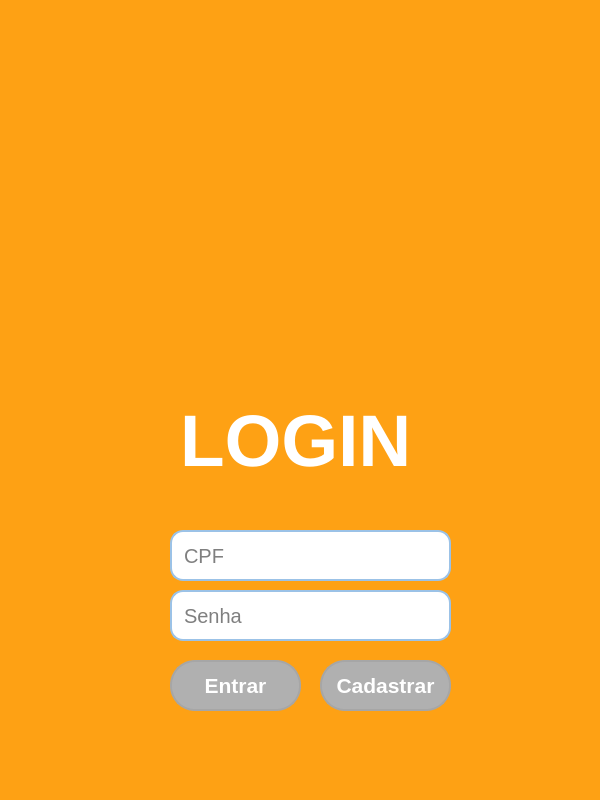
<?xml version="1.0" encoding="UTF-8"?>
<ui version="4.0">
 <class>MainWindow</class>
 <widget class="QMainWindow" name="MainWindow">
  <property name="geometry">
   <rect>
    <x>0</x>
    <y>0</y>
    <width>600</width>
    <height>800</height>
   </rect>
  </property>
  <property name="minimumSize">
   <size>
    <width>600</width>
    <height>800</height>
   </size>
  </property>
  <property name="windowTitle">
   <string>MainWindow</string>
  </property>
  <property name="styleSheet">
   <string notr="true">background-color: rgb(254, 161, 20);</string>
  </property>
  <widget class="QWidget" name="centralwidget">
   <widget class="QPushButton" name="pushButton">
    <property name="geometry">
     <rect>
      <x>320</x>
      <y>660</y>
      <width>131</width>
      <height>51</height>
     </rect>
    </property>
    <property name="font">
     <font>
      <pointsize>16</pointsize>
      <weight>75</weight>
      <bold>true</bold>
     </font>
    </property>
    <property name="styleSheet">
     <string notr="true">QPushButton {	
	color: rgb(255, 255, 255);
	background-color: rgb(176, 176, 176);
	border: 2px solid rgb(166, 166, 166); 
	border-radius: 25px;
}

QPushButton:hover {
	background-color: rgb(166, 166, 166);
	border: 2px solid rgb(138, 138, 138); 
}

QPushButton:pressed {
	background-color: rgb(250, 230, 0);
	border: 2px solid rgb(255, 165, 24); 
}</string>
    </property>
    <property name="text">
     <string>Cadastrar</string>
    </property>
   </widget>
   <widget class="QLineEdit" name="lineEdit">
    <property name="geometry">
     <rect>
      <x>170</x>
      <y>530</y>
      <width>281</width>
      <height>51</height>
     </rect>
    </property>
    <property name="font">
     <font>
      <pointsize>15</pointsize>
     </font>
    </property>
    <property name="styleSheet">
     <string notr="true">QLineEdit{
	background-color: rgb(255, 255, 255);
	border: 2px solid rgb(155, 194, 231);
	border-radius: 13px;
	padding: 10px;
}
QLineEdit:hover{
	border: 2px solid rgb(255, 207, 0);
}

QLineEdit:focus{
	border: 2px solid rgb(255, 165, 0);
	color: rgb(0, 0, 0);
}
</string>
    </property>
    <property name="maxLength">
     <number>11</number>
    </property>
    <property name="placeholderText">
     <string>CPF</string>
    </property>
   </widget>
   <widget class="QLabel" name="label">
    <property name="geometry">
     <rect>
      <x>180</x>
      <y>400</y>
      <width>251</width>
      <height>81</height>
     </rect>
    </property>
    <property name="font">
     <font>
      <pointsize>55</pointsize>
      <weight>75</weight>
      <bold>true</bold>
     </font>
    </property>
    <property name="styleSheet">
     <string notr="true">color: rgb(255, 255, 255);</string>
    </property>
    <property name="text">
     <string>LOGIN</string>
    </property>
   </widget>
   <widget class="QPushButton" name="pushButton_2">
    <property name="geometry">
     <rect>
      <x>170</x>
      <y>660</y>
      <width>131</width>
      <height>51</height>
     </rect>
    </property>
    <property name="font">
     <font>
      <pointsize>16</pointsize>
      <weight>75</weight>
      <bold>true</bold>
     </font>
    </property>
    <property name="styleSheet">
     <string notr="true">QPushButton {	
	color: rgb(255, 255, 255);
	background-color: rgb(176, 176, 176);
	border: 2px solid rgb(166, 166, 166); 
	border-radius: 25px;
}

QPushButton:hover {
	background-color: rgb(166, 166, 166);
	border: 2px solid rgb(138, 138, 138); 
}

QPushButton:pressed {
	background-color: rgb(250, 230, 0);
	border: 2px solid rgb(255, 165, 24); 
}</string>
    </property>
    <property name="text">
     <string>Entrar</string>
    </property>
   </widget>
   <widget class="QLineEdit" name="lineEdit_2">
    <property name="geometry">
     <rect>
      <x>170</x>
      <y>590</y>
      <width>281</width>
      <height>51</height>
     </rect>
    </property>
    <property name="font">
     <font>
      <pointsize>15</pointsize>
     </font>
    </property>
    <property name="styleSheet">
     <string notr="true">QLineEdit{
	background-color: rgb(255, 255, 255);
	border: 2px solid rgb(155, 194, 231);
	border-radius: 13px;
	padding: 10px;
}
QLineEdit:hover{
	border: 2px solid rgb(255, 207, 0);
}

QLineEdit:focus{
	border: 2px solid rgb(255, 165, 0);
	color: rgb(0, 0, 0);
}
</string>
    </property>
    <property name="text">
     <string/>
    </property>
    <property name="echoMode">
     <enum>QLineEdit::Password</enum>
    </property>
    <property name="placeholderText">
     <string>Senha</string>
    </property>
   </widget>
   <widget class="QLabel" name="label_2">
    <property name="geometry">
     <rect>
      <x>180</x>
      <y>40</y>
      <width>231</width>
      <height>351</height>
     </rect>
    </property>
    <property name="text">
     <string/>
    </property>
    <property name="pixmap">
     <pixmap>imagens/Astronalta Notebook1.png</pixmap>
    </property>
   </widget>
  </widget>
  <widget class="QStatusBar" name="statusbar"/>
 </widget>
 <resources/>
 <connections/>
</ui>
